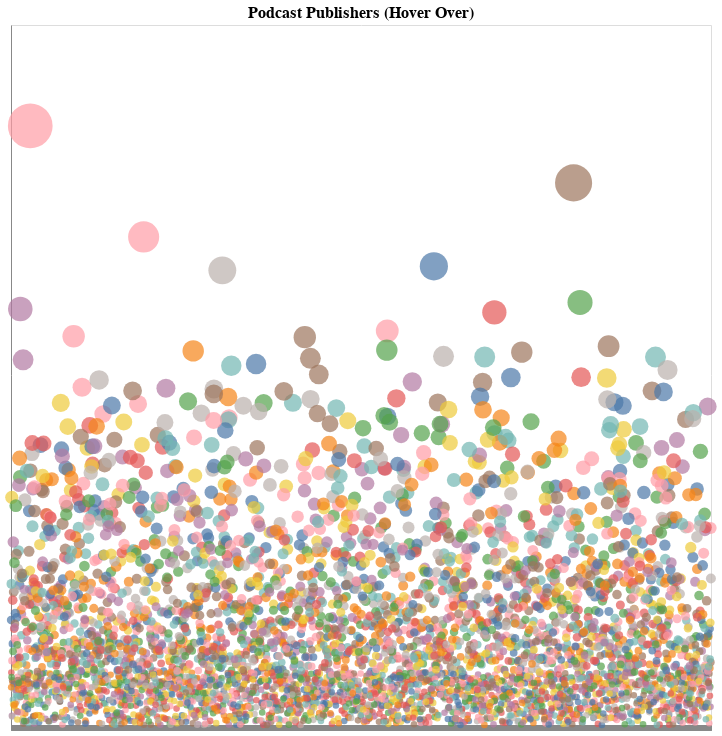

Source (notebook cell):
### Code cell
import altair as alt
import pandas as pd
import numpy as np

# Create a scatter plot with circles to represent the categorical table
circle_table = alt.Chart(df_pub.sample(5000)).mark_circle().encode(
    x=alt.X('publisher:O', axis=alt.Axis(labels=False, title='')),
    y=alt.Y('Number of Episodes Jitter:Q', scale=alt.Scale(type='log'), axis=alt.Axis(labels=False, title='')),
    size=alt.Size('CircleSize:Q', scale=alt.Scale(range=[5, 2000]), legend=None),  # Adjust size range as needed
    color=alt.Color('publisher:N', legend=None),
    #color=alt.Color(scale=alt.Scale(scheme='blueorange-8')),
    tooltip=['publisher:N', 'Number of Episodes:Q','Number of Shows:Q']  # Add a tooltip with 'Category' and 'Value'
).properties(
    width=700,
    height=700,
    title='Podcast Publishers (Hover Over)'
).configure_title(
    fontSize=16,
    anchor='middle'
).configure_axis(
    grid=False  # Remove gridlines
).configure_axisY(
    ticks=False
)

circle_table

### Figure 1 — Vega-Lite specification as saved in the notebook (floating-point values rounded to 4 significant figures; data arrays with more than 128 entries replaced by an {"elided": "..."} marker saying what was removed)
{"config": {"view": {"continuousWidth": 300, "continuousHeight": 300}, "axis": {"grid": false}, "axisY": {"ticks": false}, "title": {"anchor": "middle", "fontSize": 16}}, "data": {"name": "data-7a22cb3227e09dcc641cbbd7e7cc604d"}, "mark": {"type": "circle"}, "encoding": {"color": {"field": "publisher", "legend": null, "type": "nominal"}, "size": {"field": "CircleSize", "legend": null, "scale": {"range": [5, 2000]}, "type": "quantitative"}, "tooltip": [{"field": "publisher", "type": "nominal"}, {"field": "Number of Episodes", "type": "quantitative"}, {"field": "Number of Shows", "type": "quantitative"}], "x": {"axis": {"labels": false, "title": ""}, "field": "publisher", "type": "ordinal"}, "y": {"axis": {"labels": false, "title": ""}, "field": "Number of Episodes Jitter", "scale": {"type": "log"}, "type": "quantitative"}}, "height": 700, "title": "Podcast Publishers (Hover Over)", "width": 700, "$schema": "https://vega.github.io/schema/vega-lite/v5.15.1.json", "datasets": {"data-7a22cb3227e09dcc641cbbd7e7cc604d": {"elided": "5000 records"}}}
